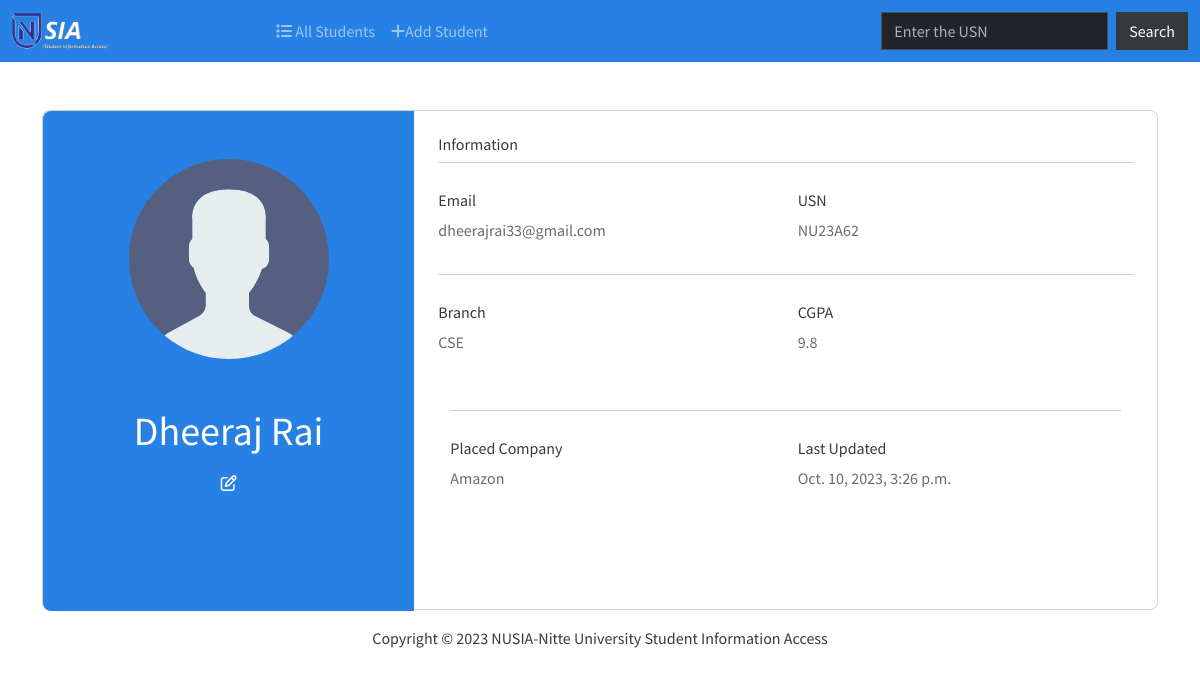
The app's page /profile/2/ with its own data.
### info/models.py (models this page shows, shortened)
class Student(models.Model):
    usn = models.CharField(max_length=50)
    first_name = models.CharField(max_length=50)
    last_name = models.CharField(max_length=50)
    email_id = models.EmailField(null=True , max_length=100)
    branch = models.CharField(max_length=50)
    placed_company = models.CharField(max_length=100)
    cgpa = models.FloatField()
    avatar = models.ImageField(null=True, default="avatar.svg")
    updated = models.DateTimeField(auto_now=True) # Takes time stamp every time a user submits or saves.
    created = models.DateTimeField(auto_now_add=True) #Takes time stamp when we first submit or save(created time).
    class Meta:
        ordering = ['-updated', '-created']

### info/views.py (the view)
# urls.py: path('profile/<str:pk>/', views.studentProfile , name="stud-profile"),
def studentProfile(request ,pk):
    studentId = Student.objects.get(id=pk)
    context = {'studentId':studentId}
    return render(request, 'info/profile.html', context)

### info/templates/info/profile.html (shortened to what this page needs)
{% extends 'main.html' %}
{% block content %}
    <div class="container py-5 h-100">
      <div class="row d-flex justify-content-center align-items-center h-100 ">
        <div class="col col-lg-6 mb-4 mb-lg-0" style="height:100%; width:100%;">
          <div class="card mb-3" style="border-radius: .5rem; height:500px; width:100%">
            <div class="row g-0">
              <div class="col-md-4 gradient-custom text-center text-white"
                style="border-top-left-radius: .5rem; border-bottom-left-radius: .5rem; height:500px;">
                <img src="{{studentId.avatar.url}}"
                  alt="Avatar" class="img-fluid my-5 " style="width: 200px;" />
                <h1>{{studentId.first_name}} {{studentId.last_name}}</h1>
                <i class="far fa-edit mb-5"></i>
              </div>
              <div class="col-md-8">
                <div class="card-body p-4">
                  <h6>Information</h6>
                  <hr class="mt-0 mb-4">
                  <div class="row pt-1">
                    <div class="col-6 mb-3">
                      <h6>Email</h6>
                      <p class="text-muted">{{studentId.email_id}}</p>
                    </div>
                    <div class="col-6 mb-3">
                      <h6>USN</h6>
                      <p class="text-muted">{{studentId.usn | upper}}</p>
                    </div>
                  </div>
                  <hr class="mt-0 mb-4">
                  <div class="row pt-1">
                    <div class="col-6 mb-3">
                      <h6>Branch</h6>
                      <p class="text-muted">{{studentId.branch}}</p>
                    </div>
                    <div class="col-6 mb-3">
                      <h6>CGPA</h6>
                      <p class="text-muted">{{studentId.cgpa}}</p>
                    </div>
                    <div class="card-body p-4">
                        <hr class="mt-0 mb-4">
                        <div class="row pt-1">
                          <div class="col-6 mb-3">
                            <h6>Placed Company</h6>
                            <p class="text-muted">{{studentId.placed_company}}</p>
                          </div>
                          <div class="col-6 mb-3">
                            <h6>Last Updated</h6>
                            <p class="text-muted">{{studentId.updated}}</p>
                          </div>
                  </div>
                </div>
              </div>
            </div>
          </div>
        </div>
      </div>
    </div>
    {% include "footer.html" %}
{% endblock content %}

### info/templates/info/profile.html (style rules this page uses)
.gradient-custom { background: #f6d365; background: -webkit-linear-gradient(to right bottom, rgba(246, 211, 101, 1), rgba(253, 160, 133, 1)); background: linear-gradient(to right bottom, rgba(39, 128, 227, 1), rgba(39, 128, 227, 1)) }

### records on screen
Student: avatar (placeholder picture), first_name "Dheeraj", last_name "Rai", email_id "dheerajrai33@gmail.com", usn "NU23A62", branch "CSE", cgpa "9.8", placed_company "Amazon", updated "Oct. 10, 2023, 3:26 p.m."
